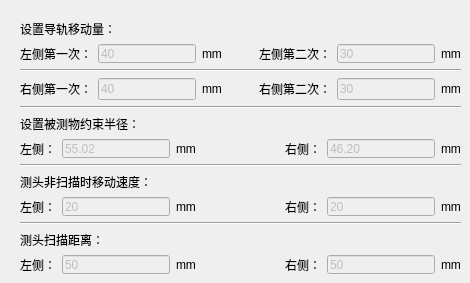
     <widget class="QWidget" name="tab_5">
      <attribute name="title">
       <string>工步1</string>
      </attribute>
      <widget class="QWidget" name="layoutWidget">
       <property name="geometry">
        <rect>
         <x>20</x>
         <y>20</y>
         <width>441</width>
         <height>254</height>
        </rect>
       </property>
       <layout class="QVBoxLayout" name="verticalLayout_4">
        <item>
         <layout class="QVBoxLayout" name="verticalLayout_27">
          <item>
           <widget class="QLabel" name="label_132">
            <property name="text">
             <string>设置导轨移动量：</string>
            </property>
           </widget>
          </item>
          <item>
           <layout class="QHBoxLayout" name="horizontalLayout_38">
            <item>
             <widget class="QLabel" name="label_133">
              <property name="text">
               <string>左侧第一次：</string>
              </property>
             </widget>
            </item>
            <item>
             <widget class="QLineEdit" name="LeftRunFirst_StepOne">
              <property name="enabled">
               <bool>false</bool>
              </property>
              <property name="text">
               <string>40</string>
              </property>
             </widget>
            </item>
            <item>
             <widget class="QLabel" name="label_134">
              <property name="text">
               <string>mm</string>
              </property>
             </widget>
            </item>
            <item>
             <spacer name="horizontalSpacer_25">
              <property name="orientation">
               <enum>Qt::Horizontal</enum>
              </property>
              <property name="sizeHint" stdset="0">
               <size>
                <width>40</width>
                <height>20</height>
               </size>
              </property>
             </spacer>
            </item>
            <item>
             <widget class="QLabel" name="label_135">
              <property name="text">
               <string>左侧第二次：</string>
              </property>
             </widget>
            </item>
            <item>
             <widget class="QLineEdit" name="LeftRunSecond_StepOne">
              <property name="enabled">
               <bool>false</bool>
              </property>
              <property name="text">
               <string>30</string>
              </property>
             </widget>
            </item>
            <item>
             <widget class="QLabel" name="label_136">
              <property name="text">
               <string>mm</string>
              </property>
             </widget>
            </item>
           </layout>
          </item>
         </layout>
        </item>
        <item>
         <layout class="QVBoxLayout" name="verticalLayout_3">
          <item>
           <widget class="Line" name="line_18">
            <property name="orientation">
             <enum>Qt::Horizontal</enum>
            </property>
           </widget>
          </item>
          <item>
           <layout class="QHBoxLayout" name="horizontalLayout_6">
            <item>
             <widget class="QLabel" name="label_137">
              <property name="text">
               <string>右侧第一次：</string>
              </property>
             </widget>
            </item>
            <item>
             <widget class="QLineEdit" name="RightRunFirst_StepOne">
              <property name="enabled">
               <bool>false</bool>
              </property>
              <property name="text">
               <string>40</string>
              </property>
             </widget>
            </item>
            <item>
             <widget class="QLabel" name="label_138">
              <property name="text">
               <string>mm</string>
              </property>
             </widget>
            </item>
            <item>
             <spacer name="horizontalSpacer_26">
              <property name="orientation">
               <enum>Qt::Horizontal</enum>
              </property>
              <property name="sizeHint" stdset="0">
               <size>
                <width>40</width>
                <height>20</height>
               </size>
              </property>
             </spacer>
            </item>
            <item>
             <widget class="QLabel" name="label_139">
              <property name="text">
               <string>右侧第二次：</string>
              </property>
             </widget>
            </item>
            <item>
             <widget class="QLineEdit" name="RightRunSecond_StepOne">
              <property name="enabled">
               <bool>false</bool>
              </property>
              <property name="text">
               <string>30</string>
              </property>
             </widget>
            </item>
            <item>
             <widget class="QLabel" name="label_140">
              <property name="text">
               <string>mm</string>
              </property>
             </widget>
            </item>
           </layout>
          </item>
         </layout>
        </item>
        <item>
         <widget class="Line" name="line_19">
          <property name="orientation">
           <enum>Qt::Horizontal</enum>
          </property>
         </widget>
        </item>
        <item>
         <layout class="QVBoxLayout" name="verticalLayout_28">
          <item>
           <widget class="QLabel" name="label_141">
            <property name="text">
             <string>设置被测物约束半径：</string>
            </property>
           </widget>
          </item>
          <item>
           <layout class="QHBoxLayout" name="horizontalLayout_40">
            <item>
             <widget class="QLabel" name="label_142">
              <property name="text">
               <string>左侧：</string>
              </property>
             </widget>
            </item>
            <item>
             <widget class="QLineEdit" name="LeftRestrictRadius_StepOne">
              <property name="enabled">
               <bool>false</bool>
              </property>
              <property name="text">
               <string>55.02</string>
              </property>
             </widget>
            </item>
            <item>
             <widget class="QLabel" name="label_143">
              <property name="text">
               <string>mm</string>
              </property>
             </widget>
            </item>
            <item>
             <spacer name="horizontalSpacer_27">
              <property name="orientation">
               <enum>Qt::Horizontal</enum>
              </property>
              <property name="sizeHint" stdset="0">
               <size>
                <width>40</width>
                <height>20</height>
               </size>
              </property>
             </spacer>
            </item>
            <item>
             <widget class="QLabel" name="label_144">
              <property name="text">
               <string>右侧：</string>
              </property>
             </widget>
            </item>
            <item>
             <widget class="QLineEdit" name="RightRestrictRadius_StepOne">
              <property name="enabled">
               <bool>false</bool>
              </property>
              <property name="text">
               <string>46.20</string>
              </property>
             </widget>
            </item>
            <item>
             <widget class="QLabel" name="label_145">
              <property name="text">
               <string>mm</string>
              </property>
             </widget>
            </item>
           </layout>
          </item>
         </layout>
        </item>
        <item>
         <widget class="Line" name="line_20">
          <property name="orientation">
           <enum>Qt::Horizontal</enum>
          </property>
         </widget>
        </item>
        <item>
         <layout class="QVBoxLayout" name="verticalLayout_42">
          <item>
           <widget class="QLabel" name="label_227">
            <property name="text">
             <string>测头非扫描时移动速度：</string>
            </property>
           </widget>
          </item>
          <item>
           <layout class="QHBoxLayout" name="horizontalLayout_58">
            <item>
             <widget class="QLabel" name="label_228">
              <property name="text">
               <string>左侧：</string>
              </property>
             </widget>
            </item>
            <item>
             <widget class="QLineEdit" name="LeftCameraNoScanSpeed_StepOne">
              <property name="enabled">
               <bool>false</bool>
              </property>
              <property name="text">
               <string>20</string>
              </property>
             </widget>
            </item>
            <item>
             <widget class="QLabel" name="label_229">
              <property name="text">
               <string>mm</string>
              </property>
             </widget>
            </item>
            <item>
             <spacer name="horizontalSpacer_45">
              <property name="orientation">
               <enum>Qt::Horizontal</enum>
              </property>
              <property name="sizeHint" stdset="0">
               <size>
                <width>40</width>
                <height>20</height>
               </size>
              </property>
             </spacer>
            </item>
            <item>
             <widget class="QLabel" name="label_230">
              <property name="text">
               <string>右侧：</string>
              </property>
             </widget>
            </item>
            <item>
             <widget class="QLineEdit" name="RightCameraNoScanSpeed_StepOne">
              <property name="enabled">
               <bool>false</bool>
              </property>
              <property name="text">
               <string>20</string>
              </property>
             </widget>
            </item>
            <item>
             <widget class="QLabel" name="label_231">
              <property name="text">
               <string>mm</string>
              </property>
             </widget>
            </item>
           </layout>
          </item>
         </layout>
        </item>
        <item>
         <widget class="Line" name="line">
          <property name="orientation">
           <enum>Qt::Horizontal</enum>
          </property>
         </widget>
        </item>
        <item>
         <layout class="QVBoxLayout" name="verticalLayout_29">
          <item>
           <widget class="QLabel" name="label_146">
            <property name="text">
             <string>测头扫描距离：</string>
            </property>
           </widget>
          </item>
          <item>
           <layout class="QHBoxLayout" name="horizontalLayout_41">
            <item>
             <widget class="QLabel" name="label_147">
              <property name="text">
               <string>左侧：</string>
              </property>
             </widget>
            </item>
            <item>
             <widget class="QLineEdit" name="LeftCameraScan_StepOne">
              <property name="enabled">
               <bool>false</bool>
              </property>
              <property name="text">
               <string>50</string>
              </property>
             </widget>
            </item>
            <item>
             <widget class="QLabel" name="label_148">
              <property name="text">
               <string>mm</string>
              </property>
             </widget>
            </item>
            <item>
             <spacer name="horizontalSpacer_28">
              <property name="orientation">
               <enum>Qt::Horizontal</enum>
              </property>
              <property name="sizeHint" stdset="0">
               <size>
                <width>40</width>
                <height>20</height>
               </size>
              </property>
             </spacer>
            </item>
            <item>
             <widget class="QLabel" name="label_149">
              <property name="text">
               <string>右侧：</string>
              </property>
             </widget>
            </item>
            <item>
             <widget class="QLineEdit" name="RightCameraScan_StepOne">
              <property name="enabled">
               <bool>false</bool>
              </property>
              <property name="text">
               <string>50</string>
              </property>
             </widget>
            </item>
            <item>
             <widget class="QLabel" name="label_150">
              <property name="text">
               <string>mm</string>
              </property>
             </widget>
            </item>
           </layout>
          </item>
         </layout>
        </item>
       </layout>
      </widget>
     </widget>
